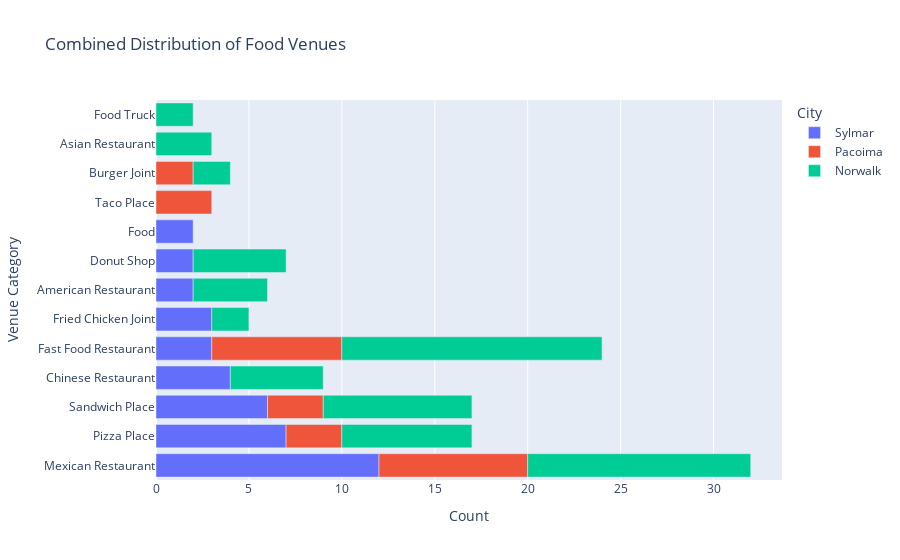

Write notebook code for a chart like this one.
### Code cell
import plotly.express as px
categs_graph = categs_sorted.loc[categs_sorted['Count'] > 1]

fig = px.bar(categs_graph, y="Venue Category",
             x="Count", title='Combined Distribution of Food Venues',
             orientation='h', color = 'City'
             )
fig.show()

### Figure 1 — Plotly figure (JSON) as saved in the notebook; plotly's stock layout.template omitted (floating-point values rounded to 4 significant figures)
{"data": [{"alignmentgroup": "True", "hovertemplate": "City=Sylmar<br>Count=%{x}<br>Venue Category=%{y}<extra></extra>", "legendgroup": "Sylmar", "marker": {"color": "#636efa"}, "name": "Sylmar", "offsetgroup": "Sylmar", "orientation": "h", "showlegend": true, "textposition": "auto", "type": "bar", "x": [12, 7, 6, 4, 3, 3, 2, 2, 2], "xaxis": "x", "y": ["Mexican Restaurant", "Pizza Place", "Sandwich Place", "Chinese Restaurant", "Fast Food Restaurant", "Fried Chicken Joint", "American Restaurant", "Donut Shop", "Food"], "yaxis": "y"}, {"alignmentgroup": "True", "hovertemplate": "City=Pacoima<br>Count=%{x}<br>Venue Category=%{y}<extra></extra>", "legendgroup": "Pacoima", "marker": {"color": "#EF553B"}, "name": "Pacoima", "offsetgroup": "Pacoima", "orientation": "h", "showlegend": true, "textposition": "auto", "type": "bar", "x": [8, 7, 3, 3, 3, 2], "xaxis": "x", "y": ["Mexican Restaurant", "Fast Food Restaurant", "Pizza Place", "Sandwich Place", "Taco Place", "Burger Joint"], "yaxis": "y"}, {"alignmentgroup": "True", "hovertemplate": "City=Norwalk<br>Count=%{x}<br>Venue Category=%{y}<extra></extra>", "legendgroup": "Norwalk", "marker": {"color": "#00cc96"}, "name": "Norwalk", "offsetgroup": "Norwalk", "orientation": "h", "showlegend": true, "textposition": "auto", "type": "bar", "x": [14, 12, 8, 7, 5, 5, 4, 3, 2, 2, 2], "xaxis": "x", "y": ["Fast Food Restaurant", "Mexican Restaurant", "Sandwich Place", "Pizza Place", "Chinese Restaurant", "Donut Shop", "American Restaurant", "Asian Restaurant", "Burger Joint", "Food Truck", "Fried Chicken Joint"], "yaxis": "y"}], "layout": {"barmode": "relative", "legend": {"title": {"text": "City"}, "tracegroupgap": 0}, "title": {"text": "Combined Distribution of Food Venues"}, "xaxis": {"anchor": "y", "domain": [0, 1], "title": {"text": "Count"}}, "yaxis": {"anchor": "x", "domain": [0, 1], "title": {"text": "Venue Category"}}}}
